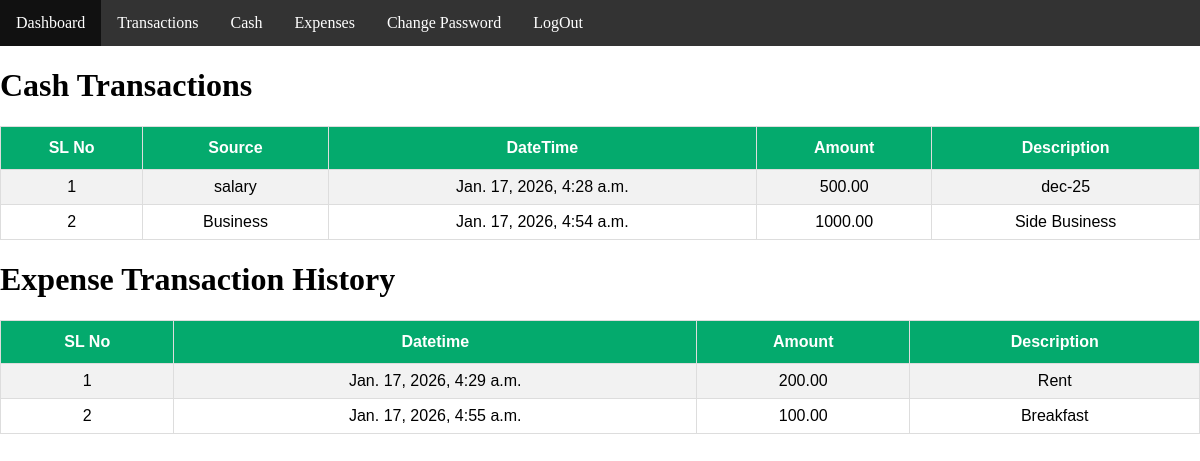
The app's page /Transactions/ (signed in) with its own data.
### Cash_Management/models.py (models this page shows, shortened)
class CashModel(models.Model):
    user=models.ForeignKey(AuthUserModel, on_delete=models.CASCADE,null=True, related_name='user_cash')
    source=models.CharField(max_length=255, null=True)
    dateTime=models.DateTimeField(null=True)
    amount=models.DecimalField(max_digits=20, decimal_places=2)
    description=models.TextField(null=True)

class ExpenseModel(models.Model):
    user=models.ForeignKey(AuthUserModel, on_delete=models.CASCADE,null=True, related_name='user_expense')
    datetime=models.DateTimeField(null=True)
    amount=models.DecimalField(max_digits=20, decimal_places=2)
    description=models.TextField(null=True)

### Cash_Management/views.py (the view)
# urls.py: path('Transactions/',Transactions, name='Transactions'),
def  Transactions(request):
    data1=CashModel.objects.filter(user=request.user)
    data2=ExpenseModel.objects.filter(user=request.user)
    context={
        'data1':data1,
        'data2':data2,
    }
    return render(request, 'transaction.html', context)

### Cash_Management/templates/transaction.html (shortened to what this page needs)
{% extends 'master/base.html' %}
{% block body %}
<h1>Cash Transactions</h1>
<table>
  <tr>
    <th>SL No</th>
    <th>Source</th>
    <th>DateTime</th>
    <th>Amount</th>
    <th>Description</th>
  </tr>
  {% for i in data1 %}
  <tr>
    <td>{{forloop.counter}}</td>
    <td>{{i.source}}</td>
    <td>{{i.dateTime}}</td>
    <td>{{i.amount}}</td>
    <td>{{i.description}}</td>
  </tr>
  {% endfor %}
</table>
<h1>Expense Transaction History</h1>
<table>
  <tr>
    <th>SL No</th>
    <th>Datetime</th>
    <th>Amount</th>
    <th>Description</th>
  </tr>
  {% for i in data2 %}
  <tr>
    <td>{{forloop.counter}}</td>
    <td>{{i.datetime}}</td>
    <td>{{i.amount}}</td>
    <td>{{i.description}}</td>
  </tr>
  {% endfor %}
</table>
{% endblock body %}

### Cash_Management/templates/master/base.html (shortened to what this page needs)
<!DOCTYPE html>
<html>
<head>
</head>
<body>
    {% include 'master/nav.html' %}
    {% block body %}
    {% endblock body %}
</body>
</html>

### Cash_Management/templates/master/nav.html
<ul>
  <li><a href="{% url 'LandingPage' %}">Dashboard</a></li>
  <li><a href="{% url 'Transactions' %}">Transactions</a></li>
  <li><a href="{% url 'CashList' %}">Cash</a></li>
  <li><a href="{% url 'Expense_list' %}">Expenses</a></li>
  <li><a href="{% url 'ChangePassword' %}">Change Password</a></li>
  <li><a href="{% url 'LogOut' %}">LogOut</a></li>
</ul>

### Cash_Management/templates/master/base.html (style rules this page uses)
body { margin: 0; padding: 0; }
ul { list-style-type: none; margin: 0; padding: 0; overflow: hidden; background-color: #333333; }
ul li { float: left; }
ul li a { display: block; color: white; text-align: center; padding: 14px 16px; text-decoration: none; }
table { font-family: Arial, Helvetica, sans-serif; border-collapse: collapse; width: 100%; }
td, th { border: 1px solid #ddd; padding: 8px; text-align: center; }
tr:nth-child(even) { background-color: #f2f2f2; }
th { padding-top: 12px; padding-bottom: 12px; text-align: left; background-color: #04AA6D; color: white; text-align: center; }

### records on screen
CashModel: source "salary", dateTime "Jan. 17, 2026, 4:28 a.m.", amount "500.00", description "dec-25"
CashModel: source "Business", dateTime "Jan. 17, 2026, 4:54 a.m.", amount "1000.00", description "Side Business"
ExpenseModel: datetime "Jan. 17, 2026, 4:29 a.m.", amount "200.00", description "Rent"
ExpenseModel: datetime "Jan. 17, 2026, 4:55 a.m.", amount "100.00", description "Breakfast"
